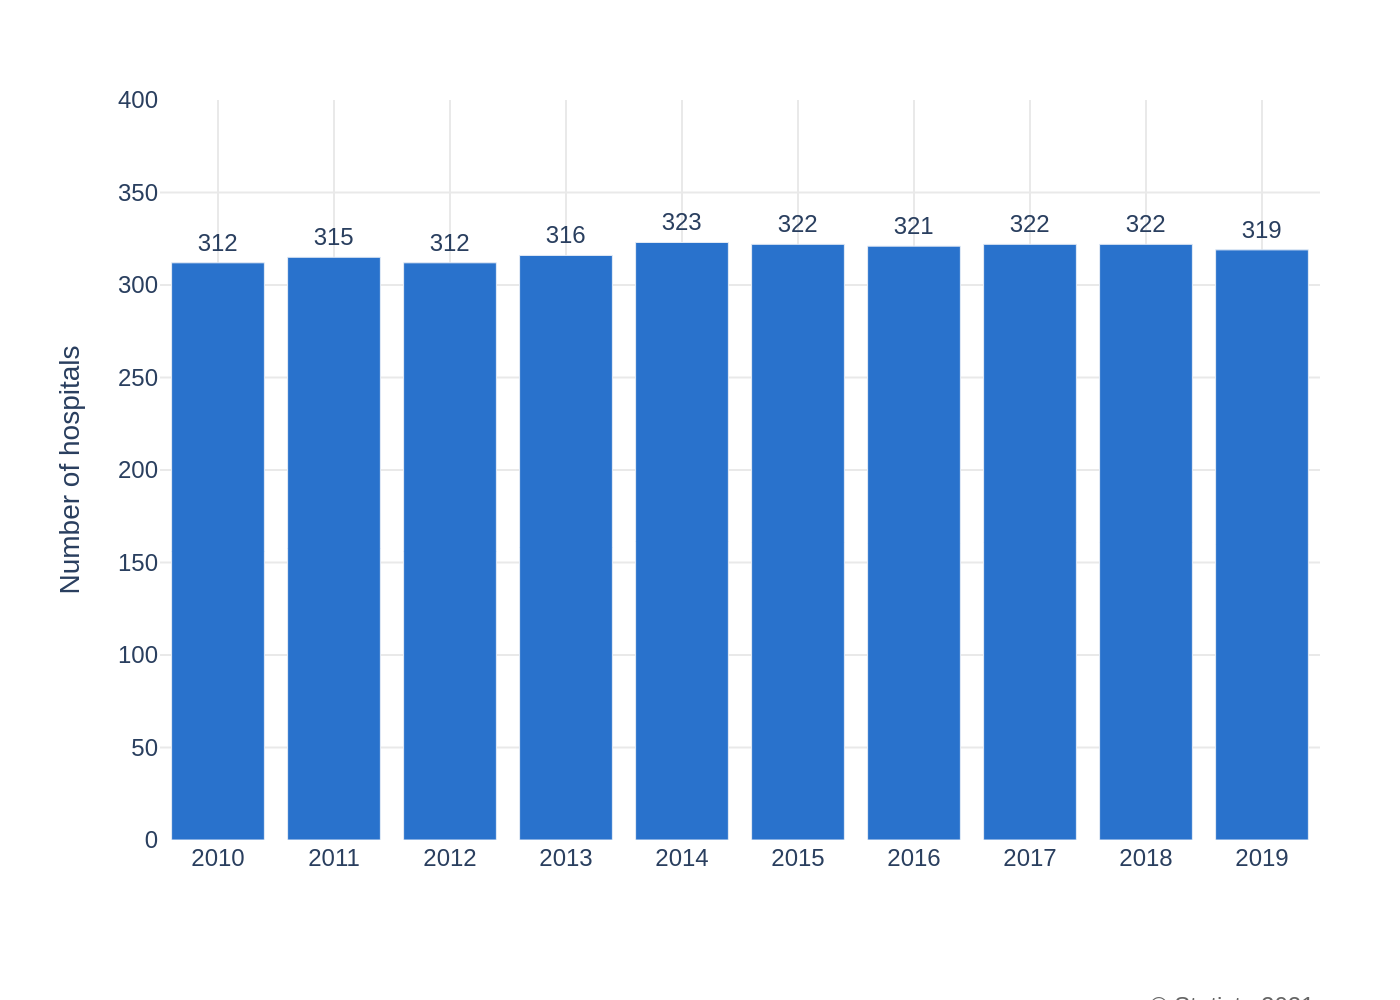

Recreate this plot in Python.
import sys
import json
import pathlib
import plotly.graph_objects as go

if len(sys.argv) != 2:
    print("Usage: python script.py <path_to_json>")
    sys.exit(1)

json_path = sys.argv[1]

try:
    with open(json_path, 'r', encoding='utf-8') as f:
        chart_config = json.load(f)
except FileNotFoundError:
    print(f"Error: JSON file not found at {json_path}")
    sys.exit(1)
except json.JSONDecodeError:
    print(f"Error: Could not decode JSON from {json_path}")
    sys.exit(1)


chart_data = chart_config.get('chart_data', [])
texts = chart_config.get('texts', {})
colors = chart_config.get('colors', [])

categories = [item['category'] for item in chart_data]
values = [item['value'] for item in chart_data]

fig = go.Figure()

fig.add_trace(go.Bar(
    x=categories,
    y=values,
    text=values,
    textposition='outside',
    marker_color=colors[0] if colors else None,
    cliponaxis=False 
))

fig.update_layout(
    font=dict(family="Arial"),
    title_text=texts.get('title'),
    yaxis_title_text=texts.get('yaxis_title'),
    xaxis_title_text=texts.get('xaxis_title'),
    plot_bgcolor='white',
    paper_bgcolor='white',
    showlegend=False,
    xaxis=dict(
        showgrid=True,
        gridcolor='#e9e9e9',
        zeroline=False,
        tickmode='array',
        tickvals=categories,
        ticktext=[str(c) for c in categories]
    ),
    yaxis=dict(
        range=[0, 400],
        showgrid=True,
        gridcolor='#e9e9e9',
        zeroline=False
    ),
    margin=dict(l=80, r=40, t=50, b=80),
    annotations=[
        dict(
            showarrow=False,
            text=texts.get('source', ''),
            xref='paper',
            yref='paper',
            x=1.0,
            y=-0.20,
            xanchor='right',
            yanchor='top',
            font=dict(size=12, color='#666666')
        )
    ]
)

output_filename = pathlib.Path(json_path).stem + '.png'
fig.write_image(output_filename, scale=2)

print(f"Chart saved to {output_filename}")
